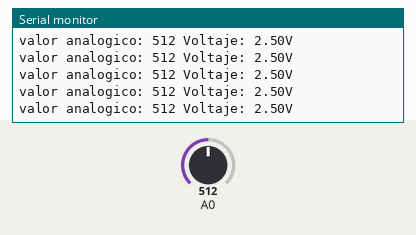
Recording of a sketch running on a simulated Arduino Uno, built with avr-gcc and run on an emulated ATmega328P. On the bench: the last lines printed to the serial monitor. The inputs (shaded band) are chosen by the test bench; at power-on: A0 = 512.

Above: at 1.2 s.
1.3 s: A0 set to 104
At 2.4 s:
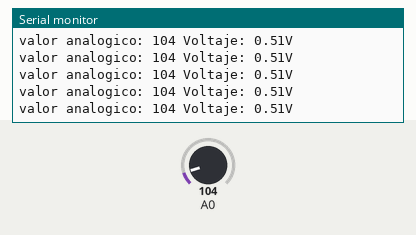
4.3 s: A0 set to 92
At 5.4 s:
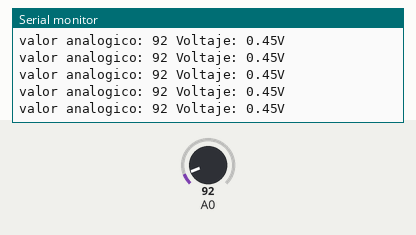
7.3 s: A0 set to 11
At 8.3 s:
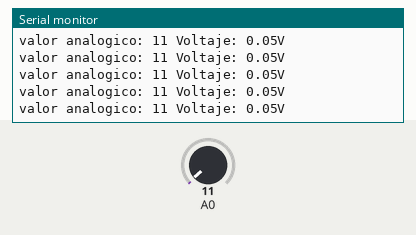
8.8 s: A0 set to 8
At 9.9 s:
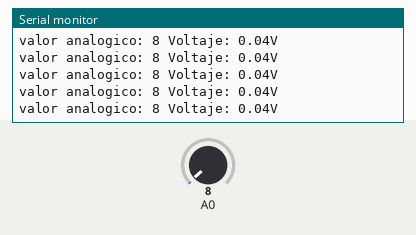
Timing chart, 0 to 11.8 s (numbered marks = the images above; inputs shaded):
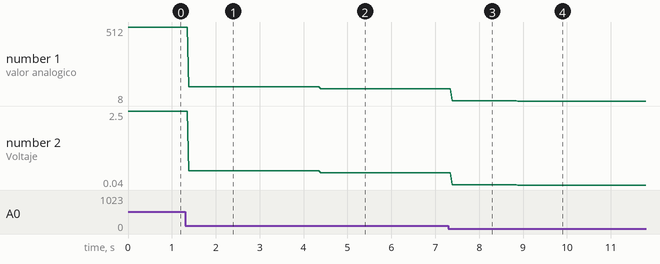

The sketch:

potenciometro1.ino
```cpp
//potenciometro de 10kΩ para ver correctamente la variacion de voltaje
int valor = 0;
float voltaje = 0;

void setup() {
  Serial.begin(9600);
}

void loop() {

  valor = analogRead(A0);
  voltaje = (valor*5.00/1023.00);
  Serial.print("valor analogico: ");
  Serial.print(valor);
  Serial.print(" Voltaje: ");
  Serial.print(voltaje);
  Serial.println("V");
}
```

Measured:
- after the input at 1.3 s, the serial monitor: prints a new line after 0.09 s (image 1)
- after the input at 4.3 s, the serial monitor: prints a new line after 0.09 s (image 2)
- after the input at 7.3 s, the serial monitor: prints a new line after 0.08 s (image 3)
- after the input at 8.8 s, the serial monitor: prints a new line after 0.08 s (image 4)
- plotted number 1: 512 → 104 after the input at 1.3 s, 104 → 92 after the input at 4.3 s, 92 → 11 after the input at 7.3 s, 11 → 8 after the input at 8.8 s
- plotted number 2: 2.5 → 0.51 after the input at 1.3 s, 0.51 → 0.45 after the input at 4.3 s, 0.45 → 0.05 after the input at 7.3 s, 0.05 → 0.04 after the input at 8.8 s
